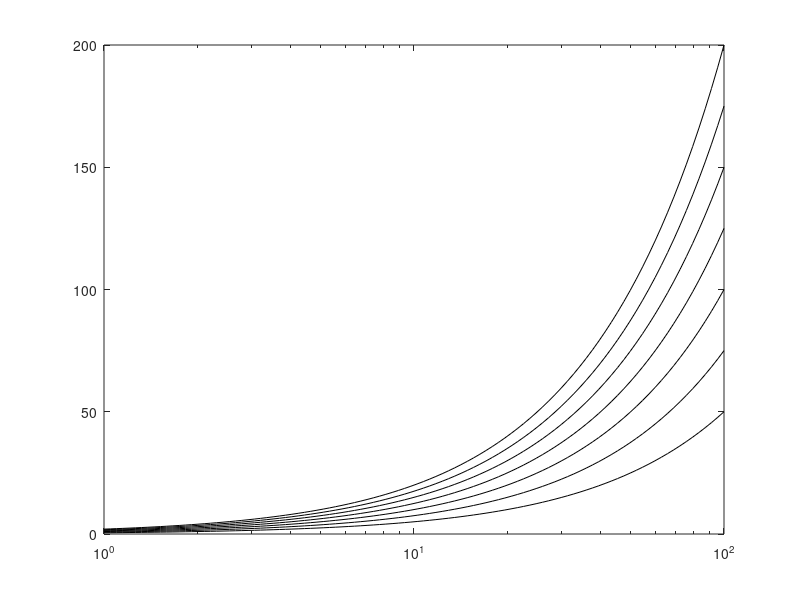

This chart was generated by the following MATLAB code: (Note: this script raises an error after producing the figure.)
fluxes = zeros(100, 6);
meanPerms = fluxes;
Ps = logspace(0, 2, 100);
Ms = [0 1 10 100 1000];

fluxes(:, 1) = Ps';
meanPerms(:, 1) = Ps';

reference_fluxes = zeros(100, 11);
reference_fluxes(:, 1) = Ps';

j = 2;

for M = linspace(0.5, 2, 7)
    semilogx(Ps, M*Ps, 'LineWidth', 0.5, 'Color', 'k');
    hold on;
    reference_fluxes(:, j) = M*Ps;
    j = j+1;
end

writematrix(reference_fluxes, 'output/fig4_q_ref.csv');

for i = 1 : 5
    for j = 1 : 100
        [ph, a, q] = base_state(10, 2/3, Ms(i), Ps(j));
        fluxes(j, i+1) = -q;

        k = @(x)(ph(x).^(-2/3));
        meanPerms(j, i+1) = integral(k, 0, a)/a;
    end

    semilogx(Ps, fluxes(:, i+1));
    hold on;
end

writematrix(fluxes, 'output/fig4_q.csv');
writematrix(meanPerms, 'output/fig4_kBar.csv');
